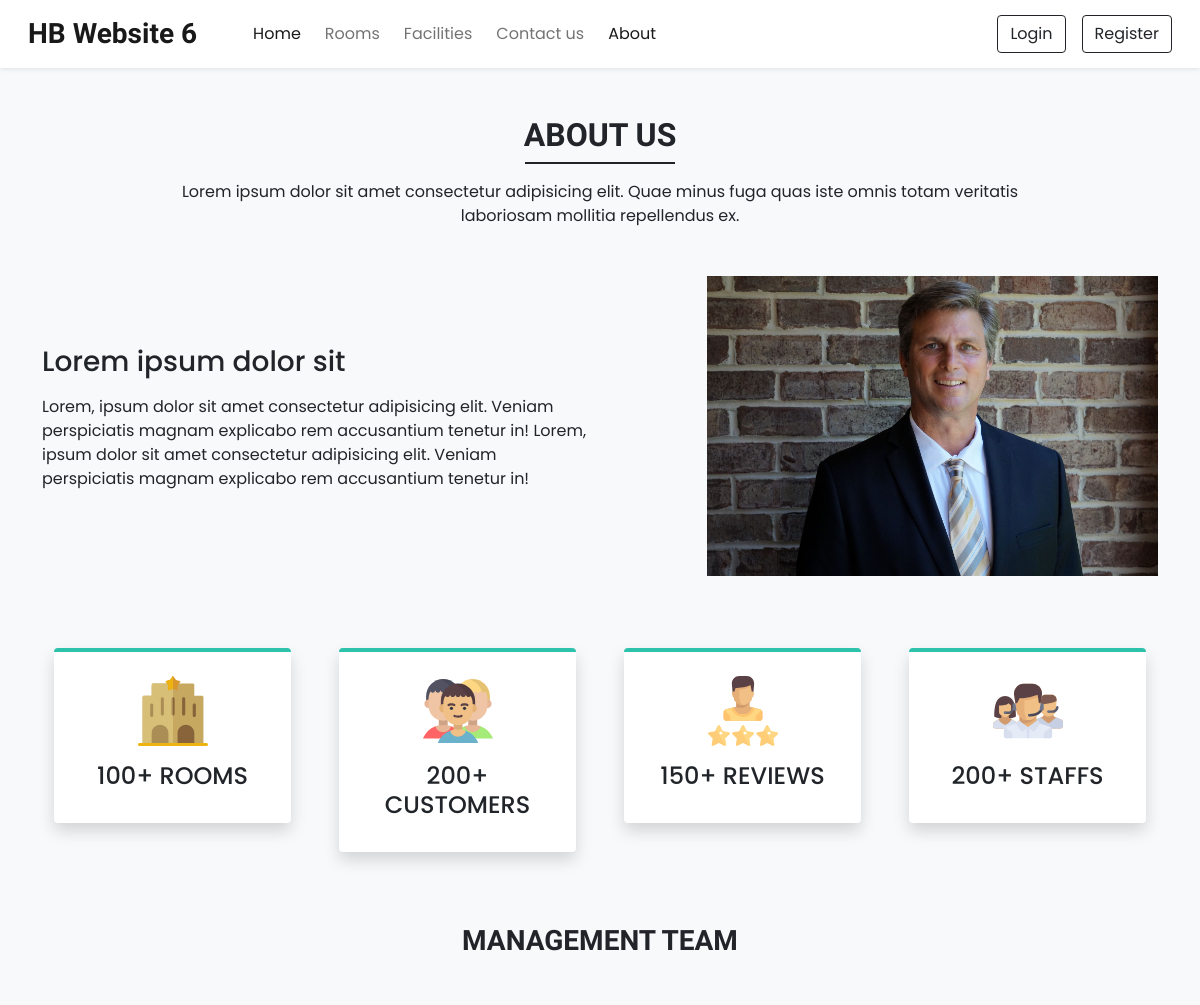
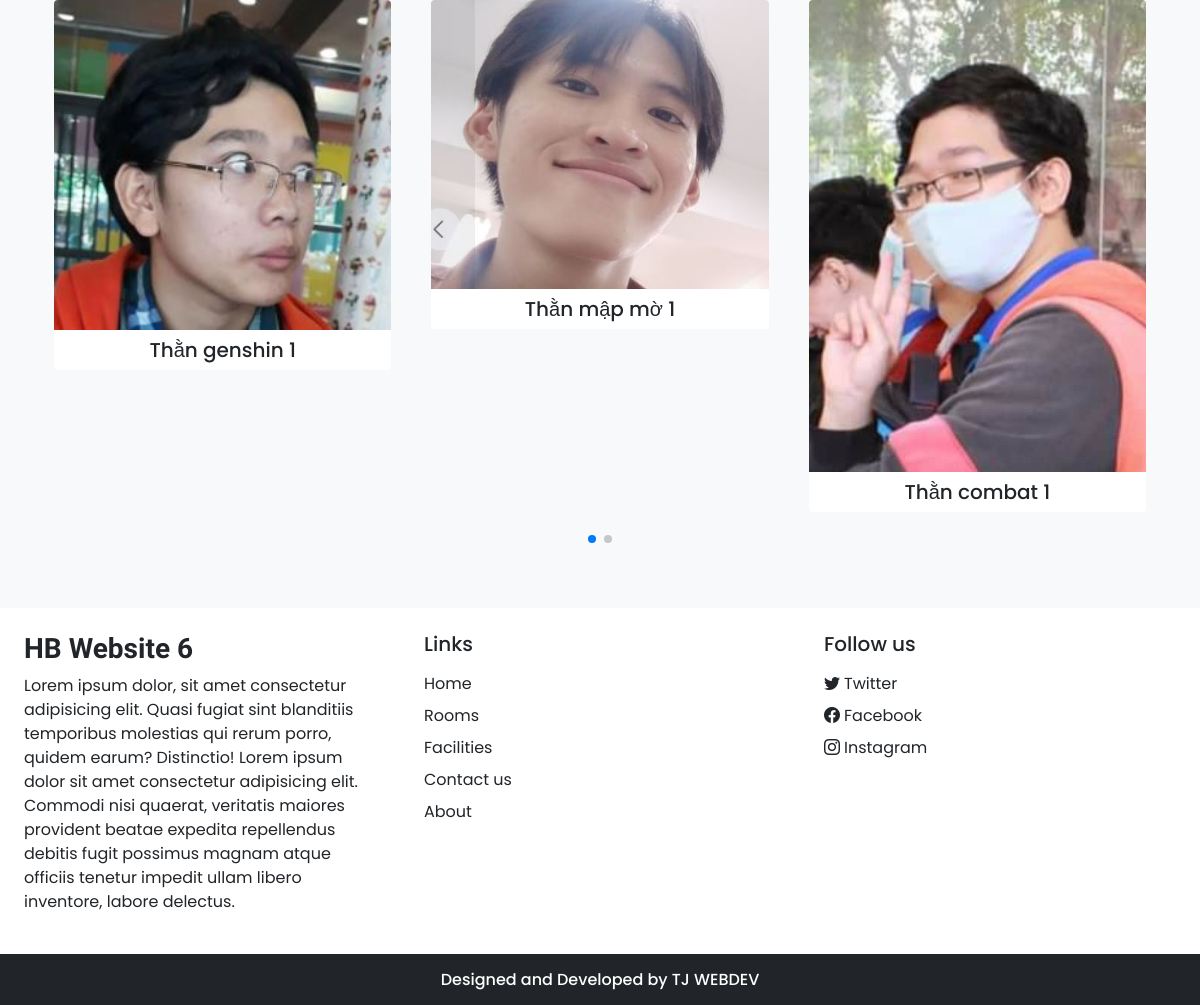
Page /about.php on the committed database (2 pictures, top to bottom).
### tables this page shows
CREATE TABLE `settings` (
  `sr_no` int(11) NOT NULL,
  `site_title` varchar(50) NOT NULL,
  `site_about` varchar(250) NOT NULL,
  `shutdown` tinyint(1) NOT NULL
);

CREATE TABLE `team_details` (
  `sr_no` int(11) NOT NULL,
  `name` varchar(50) NOT NULL,
  `picture` varchar(250) NOT NULL
);

### admin/inc/db_config.php (called while the page is built, shortened)
<?php
    function selectAll($table) {
        $con = $GLOBALS['con'];
        $res = mysqli_query($con,"SELECT * FROM $table");
        return $res;
    }
    function select($sql,$values,$datatypes)
    {
        $con = $GLOBALS['con'];
        if($stmt = mysqli_prepare($con,$sql)) {
            mysqli_stmt_bind_param($stmt,$datatypes,...$values);
            if(mysqli_stmt_execute($stmt)){
                $res = mysqli_stmt_get_result($stmt);
                return $res;
            }
            else {
                mysqli_stmt_close($stmt);
                die("Query cannot be executed - Select");
            }
        }
        else {
            die("Query cannot be prepared - Select");
        }
    }
?>

### about.php (the view, shortened to what this page needs)
<!DOCTYPE html>
<html lang="en">
<head>
    <link rel="stylesheet" href="https://cdn.jsdelivr.net/npm/swiper@8/swiper-bundle.min.css"/>
    <?php require('inc/links.php'); ?>
</head>
    <body class="bg-light">
    <?php require('inc/header.php'); ?>
    <div class="my-5 px-4">
        <h2 class="fw-bold h-font text-center">ABOUT US</h2>
        <div class="h-line bg-dark"></div>
        <p class="text-center mt-3">
            Lorem ipsum dolor sit amet consectetur adipisicing elit.
            Quae minus fuga quas iste omnis totam veritatis <br>laboriosam mollitia repellendus ex.
        </p>
    </div>
   <div class="container">
        <div class="row justify-content-between align-items-center">
            <div class="col-lg-6 col-md-5 mb-4 order-lg-1 order-md-1 order-2">
                <h3 class="mb-3">Lorem ipsum dolor sit</h3>
                <p>
                    Lorem, ipsum dolor sit amet consectetur adipisicing elit.
                    Veniam perspiciatis magnam explicabo rem accusantium tenetur in!
                    Lorem, ipsum dolor sit amet consectetur adipisicing elit.
                    Veniam perspiciatis magnam explicabo rem accusantium tenetur in!
                </p>
            </div>
            <div class="col-lg-5 col-md-5 mb-4 order-lg-2 order-md-2 order-1">
                <img src="images/about/about.jpg" class="w-100">
            </div>
        </div>
   </div>
   <div class="container mt-5">
        <div class="row">
            <div class="col-lg-3 col-md-6 mb-4 px-4">
                <div class="bg-white rounded shadow p-4 border-top border-4 text-center box">
                    <img src="images/about/hotel.svg" width="70px">
                    <h4 class="mt-3">100+ ROOMS</h4>
                </div>
            </div>
            <div class="col-lg-3 col-md-6 mb-4 px-4">
                <div class="bg-white rounded shadow p-4 border-top border-4 text-center box">
                    <img src="images/about/customers.svg" width="70px">
                    <h4 class="mt-3">200+ CUSTOMERS</h4>
                </div>
            </div>
            <div class="col-lg-3 col-md-6 mb-4 px-4">
                <div class="bg-white rounded shadow p-4 border-top border-4 text-center box">
                    <img src="images/about/rating.svg" width="70px">
                    <h4 class="mt-3">150+ REVIEWS</h4>
                </div>
            </div>
            <div class="col-lg-3 col-md-6 mb-4 px-4">
                <div class="bg-white rounded shadow p-4 border-top border-4 text-center box">
                    <img src="images/about/staff.svg" width="70px">
                    <h4 class="mt-3">200+ STAFFS</h4>
                </div>
            </div>
        </div>
   </div>
    <h3 class="my-5 fw-bold h-font text-center">MANAGEMENT TEAM</h3>
    <div class="container px-4">
        <div class="swiper mySwiper">
            <div class="swiper-wrapper mb-5">
                <?php
                    $about_r = selectAll('team_details');
                    $path=ABOUT_IMG_PATH;
                    while($row = mysqli_fetch_assoc($about_r)) {
                        echo<<<data
                            <div class="swiper-slide bg-white text-center overflow-hidden rounded">
                                <img src="$path$row[picture]" class="w-100">
                                <h5 class="mt-2">$row[name]</h5>
                            </div>
                        data;
                    }
                ?>
            </div>
        <div class="swiper-pagination"></div>
        </div>
    </div>
    <?php require('inc/footer.php') ?>
</body>
</html>

### inc/header.php (shortened to what this page needs)
<nav id="nav-bar" class="navbar navbar-expand-lg navbar-light bg-white px-lg-3 py-lg-2 shadow-sm sticky-top">
    <div class="container-fluid">
        <a class="navbar-brand me-5 fw-bold fs-3 h-font" href="index.php"><?php echo $settings_r['site_title'] ?></a>
        <div class="collapse navbar-collapse" id="navbarSupportedContent">
            <ul class="navbar-nav me-auto mb-2 mb-lg-0">
                <li class="nav-item">
                    <a class="nav-link active me-2" href="index.php">Home</a>
                </li>
                <li class="nav-item">
                    <a class="nav-link me-2" href="rooms.php">Rooms</a>
                </li>
                <li class="nav-item">
                    <a class="nav-link me-2" href="facilities.php">Facilities</a>
                </li>
                <li class="nav-item">
                    <a class="nav-link me-2" href="contact.php">Contact us</a>
                </li>
                <li class="nav-item">
                    <a class="nav-link me-2" href="about.php">About</a>
                </li>
            </ul>
            <div class="d-flex">
                <?php
                    if(isset($_SESSION['login']) && $_SESSION['login']==true) {
                        $path = USERS_IMG_PATH;
                        echo<<<data
                        <div class="btn-group">
                            <button type="button" class="btn btn-outline-dark shadow-none dropdown-toggle" data-bs-toggle="dropdown" data-bs-display="static" aria-expanded="false">
                                <img src="$path$_SESSION[uPic]" style="width: 25px; height: 25px;" class="me-1">
                                $_SESSION[uName]
                            </button>
                            <ul class="dropdown-menu dropdown-menu-lg-end">
                            <li><a class="dropdown-item" href="profile.php">Profile</a></li>
                            <li><a class="dropdown-item" href="bookings.php">Bookings</a></li>
                            <li><a class="dropdown-item" href="logout.php">Logout</a></li>
                            </ul>
                        </div>
                        data;
                    }
                    else {
                        echo<<<data
                        <button type="button" class="btn btn-outline-dark shadow-none me-lg-3 me-2" data-bs-toggle="modal" data-bs-target="#loginModal">
                            Login
                        </button>
                        <button type="button" class="btn btn-outline-dark shadow-none" data-bs-toggle="modal" data-bs-target="#registerModal">
                            Register
                        </button>
                        data;
                    }
                ?>
            </div>
        </div>
    </div>
</nav>

### inc/footer.php (shortened to what this page needs)
<div class="container-fluid bg-white mt-5">
        <div class="row">
            <div class="col-lg-4 p-4">
                <h3 class="h-font fw-bold fs-3 mb-2"><?php echo $settings_r['site_title'] ?></h3>
                <p>
                    <?php echo $settings_r['site_about'] ?>
                    Lorem ipsum dolor sit amet consectetur adipisicing elit. Commodi nisi quaerat,
                    veritatis maiores provident beatae expedita
                     repellendus debitis fugit possimus magnam atque officiis tenetur impedit ullam libero inventore, labore delectus.
                </p>
            </div>
            <div class="col-lg-4 p-4">
                <h5 class="mb-3">Links</h5>
                <a href="index.php" class="d-inline-block mb-2 text-dark text-decoration-none">Home</a> <br>
                <a href="rooms.php" class="d-inline-block mb-2 text-dark text-decoration-none">Rooms</a> <br>
                <a href="facilities.php" class="d-inline-block mb-2 text-dark text-decoration-none">Facilities</a> <br>
                <a href="contact.php" class="d-inline-block mb-2 text-dark text-decoration-none">Contact us</a> <br>
                <a href="about.php" class="d-inline-block mb-2 text-dark text-decoration-none">About</a> <br>
            </div>
            <div class="col-lg-4 p-4">
                <h5 class="mb-3">Follow us</h5>
                <?php
                    if($contact_r['tw']!='') {
                        echo <<<data
                            <a href="$contact_r[tw]" class="d-inline-block text-dark text-decoration-none mb-2">
                                <i class="bi bi-twitter me-1"></i>Twitter
                            </a><br>
                        data;
                    }
                ?>
                <a href="<?php echo $contact_r['fb'] ?>" class="d-inline-block text-dark text-decoration-none mb-2">
                    <i class="bi bi-facebook me-1"></i>Facebook
                </a><br>
                <a href="<?php echo $contact_r['insta'] ?>" class="d-inline-block text-dark text-decoration-none">
                    <i class="bi bi-instagram me-1"></i>Instagram
                </a><br>
            </div>
        </div>
    </div>
    <h6 class="text-center bg-dark text-white p-3 m-0">Designed and Developed by TJ WEBDEV</h6>

### css/common.css (style rules this page uses)
:root { --teal: #2ec1ac; --teal_hover: #279e8c; }
* { font-family: 'Poppins', sans-serif; }
.h-font { font-family: 'Merienda', cursive; }
.h-line { width: 150px; margin: 0 auto; height: 1.7px; }

### about.php (style rules this page uses)
.box { border-top-color: var(--teal) !important; }

### rows in the picture
settings: site_title "HB Website 6", site_about "Lorem ipsum dolor, sit amet consectetur adipisicing elit. Quasi fugiat sint blanditiis temporibus molestias qui rerum porro, quidem earum? Distinctio!"
team_details: picture (picture), name "Thằn genshin 1"
team_details: picture (picture), name "Thằn mập mờ 1"
team_details: picture (picture), name "Thằn combat 1"
